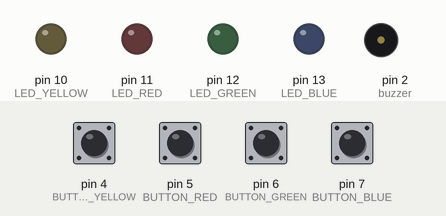
This sketch was run on a simulated Arduino Uno, built with avr-gcc and run on an emulated ATmega328P. Parts: output pins drawn as LEDs (lit = HIGH), buzzer (waves = sounding). The test bench sets the inputs (shaded band); at power-on: pin 4 (BUTTON_YELLOW), pin 5 (BUTTON_RED), pin 6 (BUTTON_GREEN), pin 7 (BUTTON_BLUE) HIGH. What the sketch prints to the serial monitor is not drawn.

Above: at 1.2 s.
1.3 s: pin 4 (BUTTON_YELLOW) pulled LOW for 0.15 s
At 1.37 s:
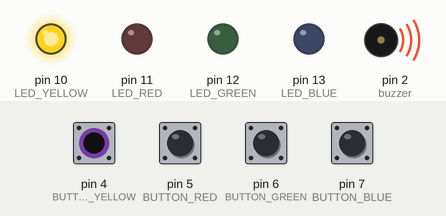
3.0 s: pin 5 (BUTTON_RED) pulled LOW for 0.15 s
At 3.07 s:
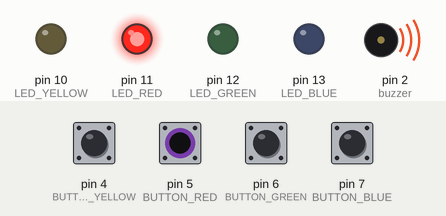
4.6 s: pin 6 (BUTTON_GREEN) pulled LOW for 0.15 s
At 4.67 s:
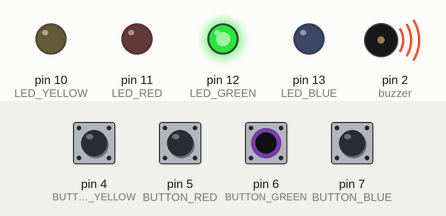
6.2 s: pin 7 (BUTTON_BLUE) pulled LOW for 0.15 s
At 6.27 s:
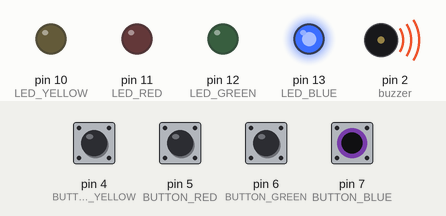
7.8 s: pin 4 (BUTTON_YELLOW) driven LOW and pin 5 (BUTTON_RED) driven LOW
At 8.3 s:
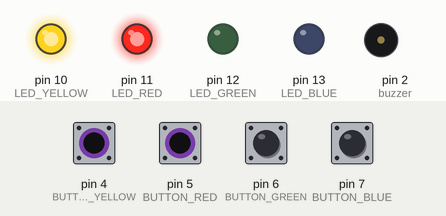
9.3 s: pin 6 (BUTTON_GREEN) pulled LOW for 1 s
At 9.7 s:
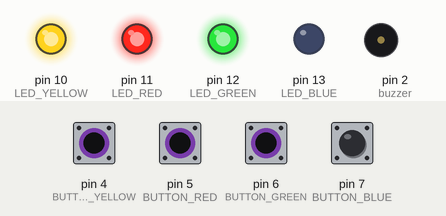
Timing chart, 0 to 12.8 s (numbered marks = the images above; inputs shaded):
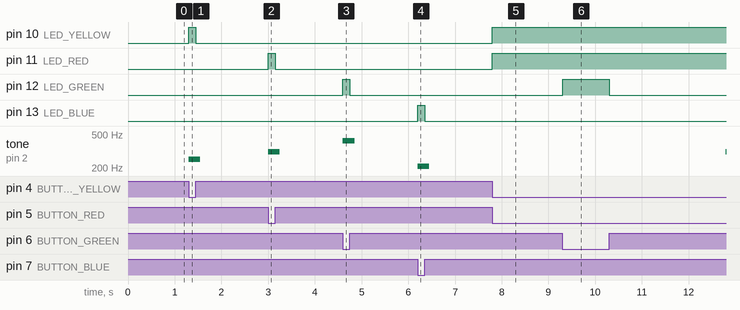

Measured:
- after the input at 1.3 s, pin 10 (LED_YELLOW): LOW → HIGH at once, → LOW 0.15 s later; tone on pin 2 (buzzer): silent → 252 Hz at once, → silent 0.25 s later
- after the input at 3.0 s, pin 11 (LED_RED): LOW → HIGH at once, → LOW 0.15 s later; tone on pin 2 (buzzer): silent → 310 Hz at once, → silent 0.25 s later
- after the input at 4.6 s, pin 12 (LED_GREEN): LOW → HIGH at once, → LOW 0.15 s later; tone on pin 2 (buzzer): silent → 415 Hz at once, → silent 0.25 s later
- after the input at 6.2 s, pin 13 (LED_BLUE): LOW → HIGH at once, → LOW 0.15 s later; tone on pin 2 (buzzer): silent → 209 Hz at once, → silent 0.25 s later
- after the input at 7.8 s, pin 10 (LED_YELLOW), pin 11 (LED_RED): LOW → HIGH at once
- after the input at 9.3 s, pin 12 (LED_GREEN): LOW → HIGH at once, → LOW 1.0 s later; tone on pin 2 (buzzer): stays silent (without the input it goes to 252 Hz after 2.3 s)

The sketch:

saimonSaysCode.ino
```cpp
// C++ code
//

// Defining macros and constants
/////////////////////////////////////////////////////////////

// external outputs
const int LED_BLUE = 13;
const int LED_GREEN = 12;
const int LED_RED = 11;
const int LED_YELLOW = 10;

// external inputs
const int BUTTON_BLUE = 7;
const int BUTTON_GREEN = 6;
const int BUTTON_RED = 5;
const int BUTTON_YELLOW = 4;


// external buzzer
const int buzzer = 2;

//initialising reads
int blueButton = 0;
int greenButton = 0;
int redButton = 0;
int yellowButton = 0;


// buzzer frequencies
const int RED_TONE = 310;
const int BLUE_TONE = 209;
const int GREEN_TONE = 415;
const int YELLOW_TONE = 252;


void setup(){
  //initialising output pins
  pinMode(LED_BLUE, OUTPUT);
  pinMode(LED_GREEN, OUTPUT);
  pinMode(LED_RED, OUTPUT);
  pinMode(LED_YELLOW, OUTPUT);

  //initializing input pins
  pinMode(BUTTON_BLUE, INPUT);
  pinMode(BUTTON_GREEN, INPUT);
  pinMode(BUTTON_RED, INPUT);
  pinMode(BUTTON_YELLOW, INPUT);

  //initialise buzzer pin
  pinMode(buzzer, OUTPUT);


 //initialising serial port;
  Serial.begin(115200);

}

void loop(){
  blueButton = digitalRead(BUTTON_BLUE);
  greenButton = digitalRead(BUTTON_GREEN);
  redButton = digitalRead(BUTTON_RED);
  yellowButton = digitalRead(BUTTON_YELLOW);

  digitalWrite(LED_BLUE,!(blueButton));
  digitalWrite(LED_GREEN,!(greenButton));
  digitalWrite(LED_RED,!(redButton));
  digitalWrite(LED_YELLOW,!(yellowButton));

  if (!blueButton){
    tone(buzzer,BLUE_TONE,100);
    Serial.write("\n\r Blue button pressed");
  }
  else{

  }

  if (!redButton){
    tone(buzzer,RED_TONE,100);
    Serial.write("\n\r Red button pressed");
  }
  else{

  }

  if (!greenButton){
    tone(buzzer,GREEN_TONE,100);
    Serial.write("\n\r green button pressed");
  }
  else{

  }

  if (!yellowButton){
    tone(buzzer,YELLOW_TONE,100);
    Serial.write("\n\r Yellow button pressed");
  }
  else{

  }


}
```
